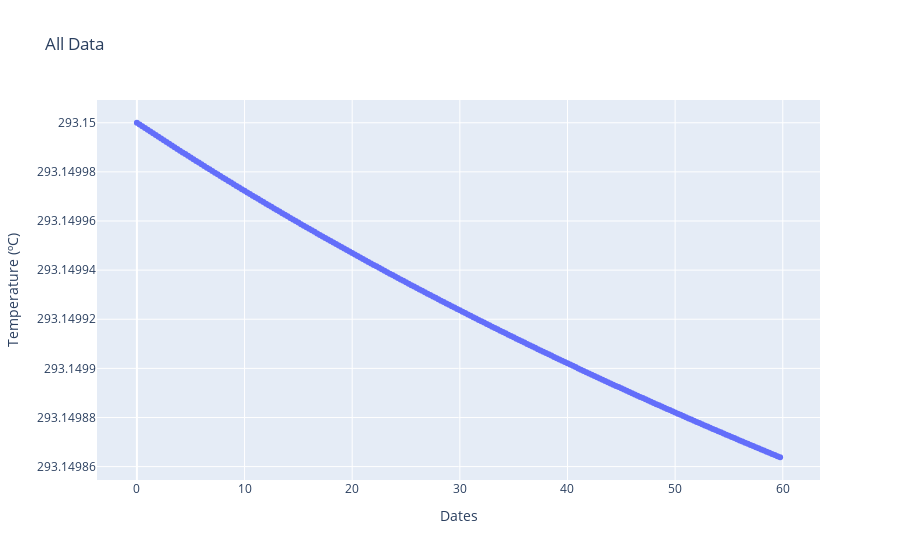

Source (notebook cell):
### Code cell
# super quick scatter plot
fig = go.Figure()
fig.add_trace(go.Scatter(x=times, y=temps, mode='markers+lines',))
fig.update_layout(xaxis_title='Dates',
                  yaxis_title='Temperature (ºC)',
                  title='All Data')

### Figure 1 — Plotly figure (JSON) as saved in the notebook; plotly's stock layout.template omitted (floating-point values rounded to 4 significant figures; data arrays with more than 128 entries replaced by an {"elided": "..."} marker saying what was removed)
{"data": [{"mode": "markers+lines", "type": "scatter", "x": {"elided": "240 float values"}, "y": {"elided": "240 float values"}}], "layout": {"title": {"text": "All Data"}, "xaxis": {"title": {"text": "Dates"}}, "yaxis": {"title": {"text": "Temperature (ºC)"}}}}
